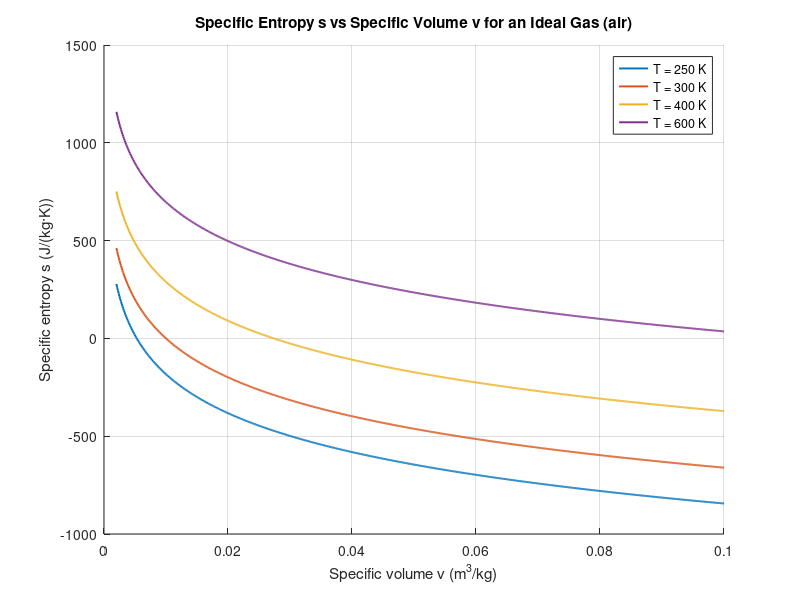

Source code (MATLAB):

R = 287;               % J/(kg K) for dry air (change for other gases)
cp = 1005;             % J/(kg K) approximate constant-pressure heat capacity
T0 = 300;              % reference temperature (K)
v0 = 0.01;             % reference specific volume (m^3/kg)
s0 = 0;                % reference specific entropy (J/(kg K)) at (T0,v0)

% specific-volume range (m^3/kg)
v = linspace(0.002, 0.1, 800);

% Temperatures for isotherms to plot
T_list = [250, 300, 400, 600]; % K

figure;
hold on
cols = lines(numel(T_list));
for i = 1:numel(T_list)
    T = T_list(i);
    % full formula: s = s0 + cp*ln(T/T0) - R*ln(v/v0)
    s = s0 + cp.*log(T./T0) - R.*log(v./v0);
    plot(v, s, 'Color', cols(i,:), 'LineWidth', 1.4)
end


xlabel('Specific volume v (m^3/kg)')
ylabel('Specific entropy s (J/(kg·K))')
title('Specific Entropy s vs Specific Volume v for an Ideal Gas (air)')
legend_strings = arrayfun(@(T) sprintf('T = %g K',T), T_list, 'UniformOutput',false);
legend(legend_strings,'Location','best')
grid on
hold off
